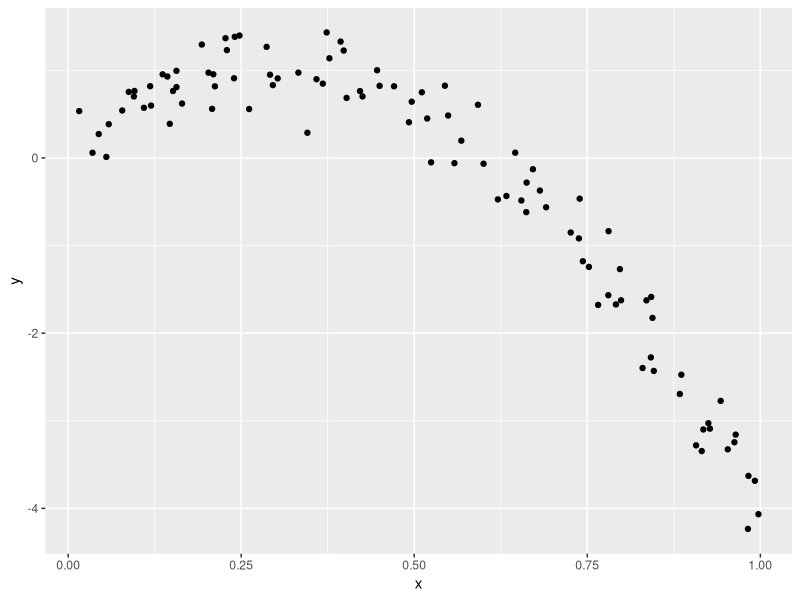
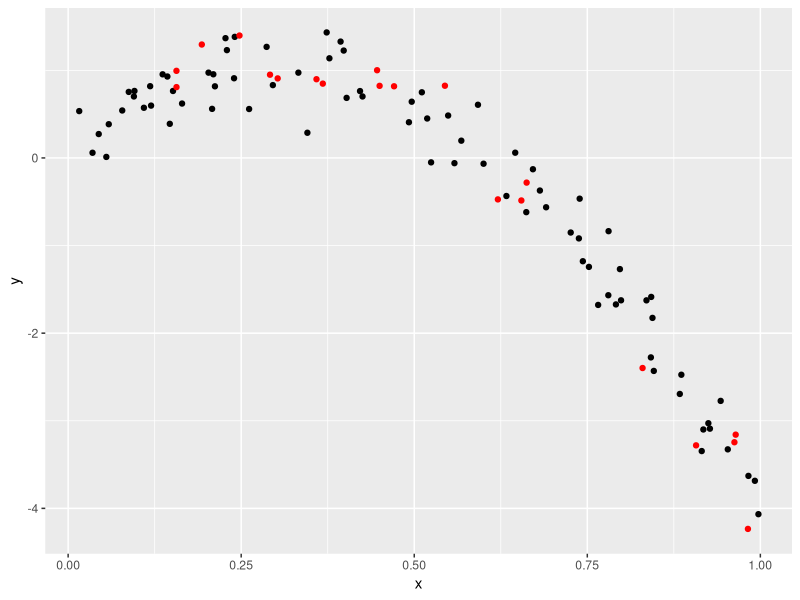
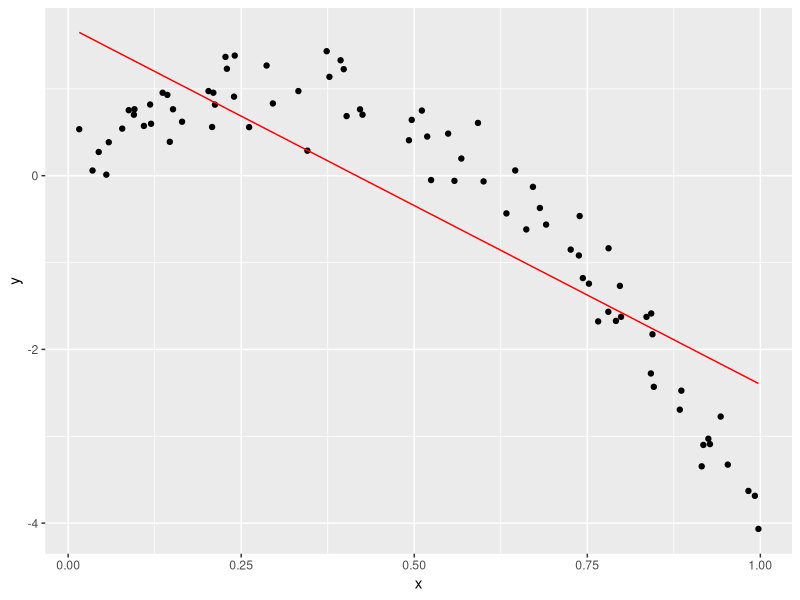
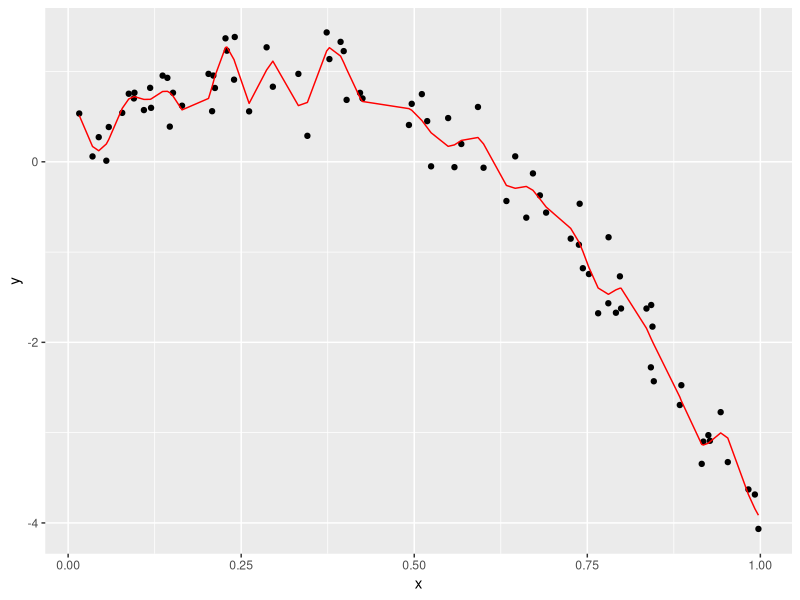
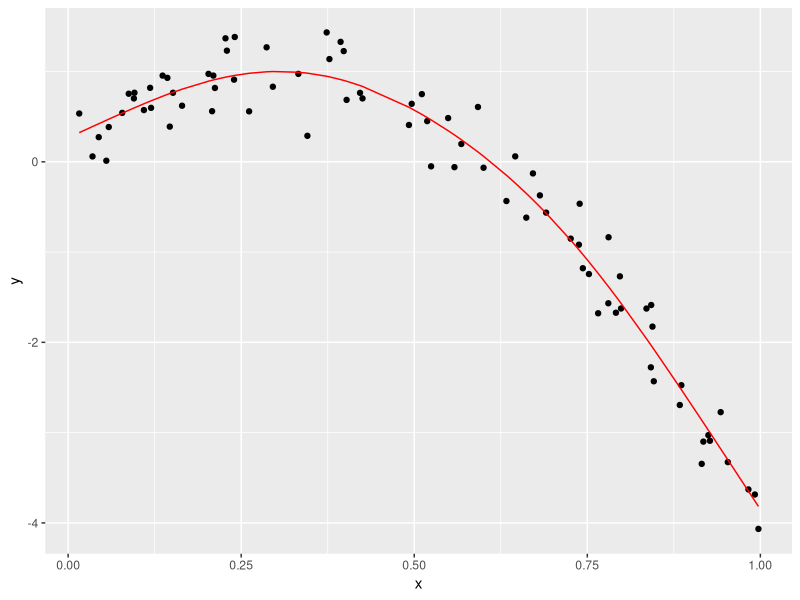
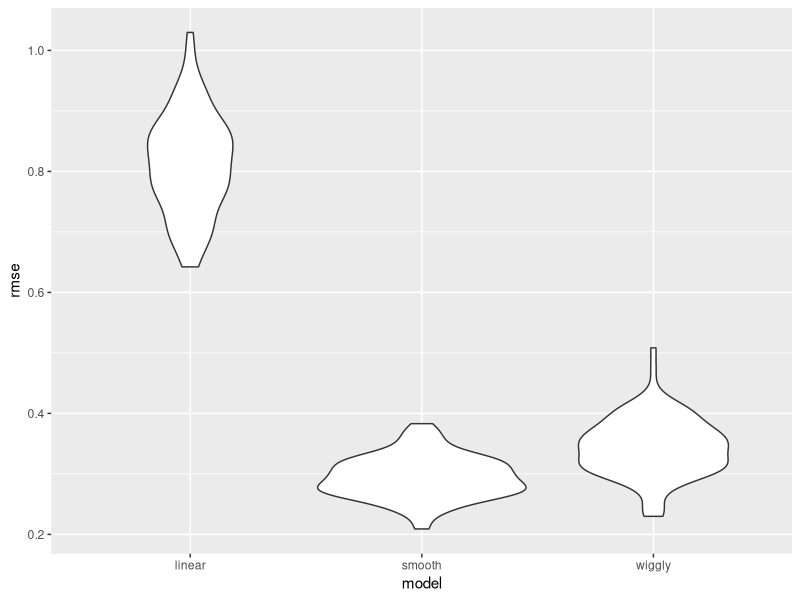

Here is the R script that generated these plots, in order:
## ---- chunk 1
knitr::opts_chunk$set(echo = TRUE, message = FALSE, warning = FALSE)

library(tidyverse)
library(modelr)
library(mgcv)
library(purrr)
## ---- chunk 2
# Create a dataframe with 100 random nonlinear numbers (x-variable) and a y-variable that depends on x-variable.
nonlin_df = 
  tibble(
    id = 1:100,
    x = runif(100, 0, 1),
    y = 1 - 10 * (x - .3) ^ 2 + rnorm(100, 0, .3)
  )

nonlin_df %>% 
  ggplot(aes(x = x, y = y)) + 
  geom_point()
## ---- chunk 3
# Random take 80 observations from the "nonlin_df" dataset to make a training set to build a model:
train_df = sample_n(nonlin_df, 80)

# Create a testing set using the remaining 20 observations from the "nonlin_df" dataset:
test_df = anti_join(nonlin_df, train_df, by = "id")
# anti_join kinda join "nonlin_df" & "train_df" together but whatever "id" is overlapped (occurred in both datasets) will be removed.
## ---- chunk 4
train_df %>% 
  ggplot(aes(x = x, y = y)) + 
  geom_point() +
  geom_point(data = test_df, color = "red")
## ---- chunk 5
linear_mod = lm(y ~ x, data = train_df)
smooth_mod = gam(y ~ s(x), data = train_df)
wiggly_mod = gam(y ~ s(x, k = 30), sp = 10e-6, data = train_df) # k & sp will give us a wiggly line.
## ---- chunk 6
train_df %>% 
  add_predictions(linear_mod) %>% # create a column with the prediction values
  ggplot(aes(x = x, y = y)) +
  geom_point() +
  geom_line(aes(y = pred), color = "red")

train_df %>% 
  add_predictions(wiggly_mod) %>% 
  ggplot(aes(x = x, y = y)) +
  geom_point() +
  geom_line(aes(y = pred), color = "red")

train_df %>% 
  add_predictions(smooth_mod) %>% 
  ggplot(aes(x = x, y = y)) +
  geom_point() +
  geom_line(aes(y = pred), color = "red")
## ---- chunk 7
rmse(linear_mod, test_df)
rmse(wiggly_mod, test_df)
rmse(smooth_mod, test_df)

# Lower values mean better. We want lower prediction error!
## ---- chunk 8
cv_df = 
  crossv_mc(nonlin_df, 100) %>% # cross validate the "nonlin_df" 100 times
  # convert to tibble for easier manipulation
  mutate(
    train = map(train, as_tibble),
    test = map(test, as_tibble)) %>% 
  # create 3 models to each training/testing set:
  mutate(
    linear_fits = map(.x = train, ~lm(y ~ x, data = .x)),
    smooth_fits = map(.x = train, ~gam(y ~ s(x), data = .x)),
    wiggly_fits = map(.x = train, ~gam(y ~ s(x, k = 30), sp = 10e-6, data = .x))) %>% 
  mutate(
    rmse_linear = map2_dbl(.x = linear_fits, .y = test, ~rmse(model = .x, data = .y)),
    rmse_smooth = map2_dbl(.x = smooth_fits, .y = test, ~rmse(model = .x, data = .y)),
    rmse_wiggly = map2_dbl(.x = wiggly_fits, .y = test, ~rmse(model = .x, data = .y)))
## ---- chunk 9
cv_df %>% 
  select(starts_with("rmse")) %>% 
  pivot_longer(
    everything(),
    names_to = "model", 
    values_to = "rmse",
    names_prefix = "rmse_") %>% 
  mutate(model = fct_inorder(model)) %>% 
  ggplot(aes(x = model, y = rmse)) + geom_violin()
